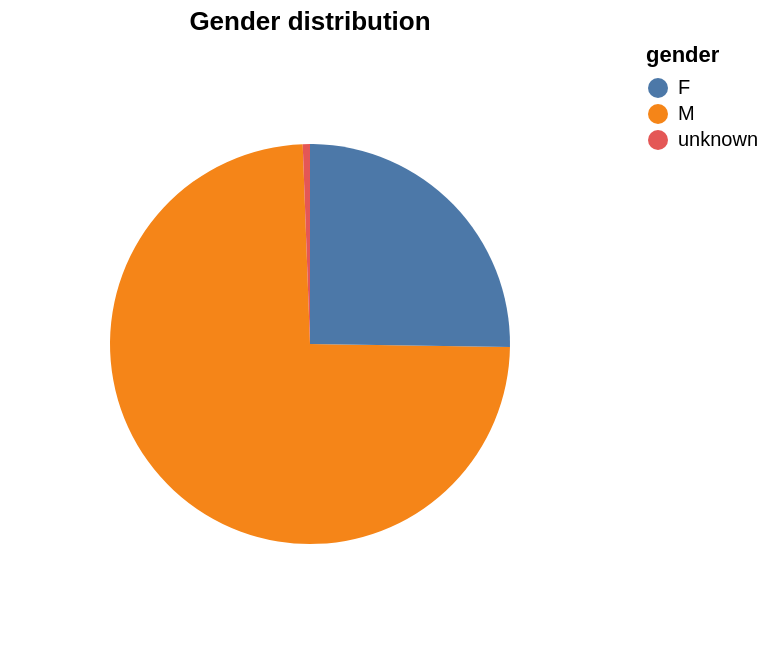

The notebook cell saved with this chart:
### Markdown cell above
---

###График 3 — Распределение по полу (Pie Chart)

### Code cell
gender_counts = df['gender'].value_counts().reset_index()
gender_counts.columns = ['gender', 'count']

alt.Chart(gender_counts).mark_arc(outerRadius=100).encode(
    theta=alt.Theta("count", stack=True),
    color=alt.Color("gender"),
    tooltip=["gender", "count", alt.Tooltip("count", format=".1%")] # Добавил проценты в подсказку
).properties(title='Gender distribution')

### Figure 1 — Vega-Lite specification as saved in the notebook (floating-point values rounded to 4 significant figures)
{"config": {"view": {"continuousWidth": 300, "continuousHeight": 300}}, "data": {"name": "data-1ac952ab629c03169b583ff9dd3cbc47"}, "mark": {"type": "arc", "outerRadius": 100}, "encoding": {"color": {"field": "gender", "type": "nominal"}, "theta": {"field": "count", "stack": true, "type": "quantitative"}, "tooltip": [{"field": "gender", "type": "nominal"}, {"field": "count", "type": "quantitative"}, {"field": "count", "format": ".1%", "type": "quantitative"}]}, "title": "Gender distribution", "$schema": "https://vega.github.io/schema/vega-lite/v5.20.1.json", "datasets": {"data-1ac952ab629c03169b583ff9dd3cbc47": [{"gender": "M", "count": 93887}, {"gender": "F", "count": 31960}, {"gender": "unknown", "count": 735}]}}
